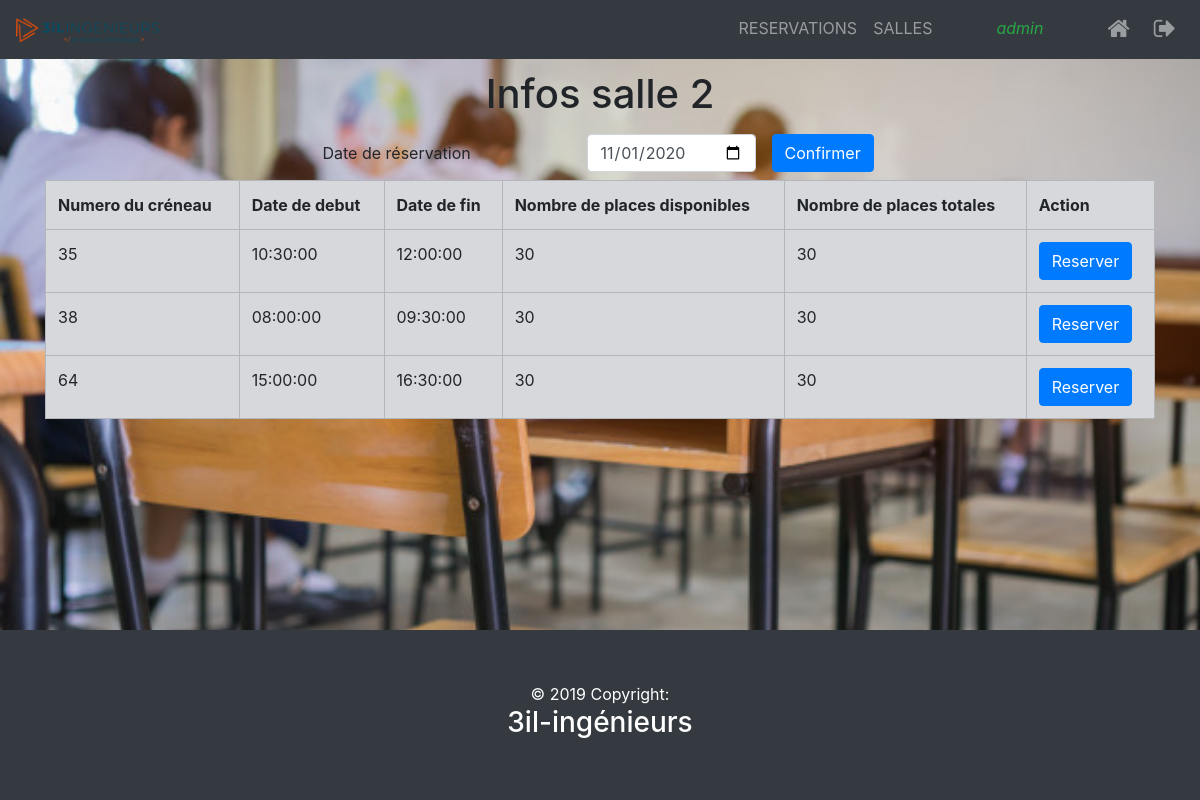
Screenshot of /salle.php?id=2 (signed in) with the database file from the repository.
### tables this page shows
CREATE TABLE `salle` (
  `Num_S` int(11) NOT NULL,
  `Nbre_Place` int(11) NOT NULL
);

### db.php (called while the page is built, shortened)
<?php
try{
    $bd=new PDO('mysql:host=localhost;dbname=projet_reservation','root','');
}catch(Exception $e){
    echo 'erreur';
}
function getOneSalle(&$dat,$num){
    global $bd;
    $req=$bd->prepare('select * ,(salle.Nbre_Place-(SELECT COUNT(*)
     from reserver WHERE reserver.Num_S=creneau.Num_S AND reserver.num_C=
     creneau.num_C AND reserver.dateRes=creneau.dateRes )) as restant from salle NATURAL join creneau
     WHERE salle.Num_S=:num AND creneau.dateRes=:dateR HAVING salle.Nbre_Place >
     (SELECT COUNT(*) from reserver WHERE reserver.Num_S=creneau.Num_S
    AND reserver.num_C=creneau.num_C AND reserver.dateRes=creneau.dateRes)');
    $req->bindParam(':num',$num);
    $dateR=date("Y-m-d");
    $req->bindParam(':dateR',$dateR);
    $req->execute();
    $dat=$req->fetchAll(PDO::FETCH_ASSOC);
}

### salle.php (the view, shortened to what this page needs)
<?php
$user=$_SESSION['user'];
if(($user['droits']=='etudiant' || $user['droits']=='admin') ){
include('db.php');
if(isset($_GET['id'])){
    $id=$_GET['id'];
}
getOneSalle($data,$id);
?>
<!DOCTYPE html>
<html lang="en">
<head>
    <link rel="stylesheet" href="https://maxcdn.bootstrapcdn.com/bootstrap/4.5.2/css/bootstrap.min.css">
  <link rel="stylesheet" href="https://cdnjs.cloudflare.com/ajax/libs/font-awesome/4.7.0/css/font-awesome.min.css">
</head>
<body style="height:100%; background:no-repeat url('salle.jpg');background-size:cover ">
<?php
		include("header.php");
     ?>
    <div id="app" class="container" style="margin-top:70px">
    <h1 class="text-center pb-2">Infos salle <?=$id?></h1>
    <div class="mx-auto w-50">
    <form class="form-inline " id="dateF"  method="POST">
  <div class="form-group mb-2">
    <input type="text" readonly class="form-control-plaintext" id="staticEmail2" value="Date de réservation">
  </div>
  <div class="form-group mx-sm-3 mb-2">
    <input type="date" name="dateR" class="form-control" id="inputPassword2"
    placeholder="Password" value="<?php if(isset($_POST['dateR'])){echo $_POST['dateR'];}
    else{echo date("Y-m-d") ;}?>">
  </div>
  <button type="submit" class="btn btn-primary mb-2" >Confirmer</button>
</form>
    </div>
<table class="table table-bordered table-secondary" id="crenSalle">
    <tr>
        <th>Numero du créneau</th>
        <th>Date de debut</th>
        <th>Date de fin</th>
        <th>Nombre de places disponibles</th>
        <th>Nombre de places totales</th>
        <th>Action</th>
    </tr>
    <?php
        foreach ($data as $value) {
    ?>
    <tr id="<?=$value['num_C']?>li">
    <td > <?=$value['num_C']?></td>
    <td><?=$value['date_Debut']?></td>
    <td><?=$value['date_Fin']?></td>
    <td id="<?=$value['restant']?>+<?=$value['num_C']?>"><?=$value['restant']?></td>
    <td ><?=$value['Nbre_Place']?></td>
    <td><button class="btn btn-primary" id= "<?=$value['num_C']?>+b" onclick="reserver(<?=$value['Num_S']?>,<?=$value['num_C']?>,<?=$value['restant']?>+'+'+<?=$value['num_C']?>,
    document.getElementsByName('dateR')[0].value)">Reserver</button>
    <br><span id="<?=$value['num_C']?>" class="text-success font-italic font-weight-bold"></span></td>
    </tr>
    <?php
     }
    ?>
</table>
    </div>
    <?php
include 'footer.php';
?>
</body>
</html>
<?php
}
else{
    header('Location:index.php');
}
?>

### rows the page displays
salle: num_C "35", date_Debut "10:30:00", date_Fin "12:00:00", restant "30", Nbre_Place "30", num_C "38", date_Debut "08:00:00", date_Fin "09:30:00", num_C "64", date_Debut "15:00:00", date_Fin "16:30:00"

### other values shown
$_SESSION['user']['pseudo'] "admin"
$id "2"
